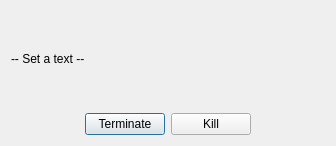
<?xml version="1.0" encoding="UTF-8"?>
<ui version="4.0">
 <class>QBProcessWatcherUi</class>
 <widget class="QDialog" name="QBProcessWatcherUi">
  <property name="geometry">
   <rect>
    <x>0</x>
    <y>0</y>
    <width>336</width>
    <height>146</height>
   </rect>
  </property>
  <property name="windowTitle">
   <string>Process Watcher</string>
  </property>
  <layout class="QVBoxLayout">
   <item>
    <widget class="QLabel" name="tLabel">
     <property name="sizePolicy">
      <sizepolicy hsizetype="Expanding" vsizetype="Expanding">
       <horstretch>0</horstretch>
       <verstretch>0</verstretch>
      </sizepolicy>
     </property>
     <property name="text">
      <string>-- Set a text --</string>
     </property>
     <property name="wordWrap">
      <bool>false</bool>
     </property>
    </widget>
   </item>
   <item>
    <layout class="QHBoxLayout">
     <item>
      <spacer name="spacer4">
       <property name="orientation">
        <enum>Qt::Horizontal</enum>
       </property>
       <property name="sizeType">
        <enum>QSizePolicy::Expanding</enum>
       </property>
       <property name="sizeHint" stdset="0">
        <size>
         <width>20</width>
         <height>20</height>
        </size>
       </property>
      </spacer>
     </item>
     <item>
      <widget class="QPushButton" name="terminateButton">
       <property name="text">
        <string>Terminate</string>
       </property>
      </widget>
     </item>
     <item>
      <widget class="QPushButton" name="killButton">
       <property name="sizePolicy">
        <sizepolicy hsizetype="Minimum" vsizetype="Fixed">
         <horstretch>0</horstretch>
         <verstretch>0</verstretch>
        </sizepolicy>
       </property>
       <property name="text">
        <string>Kill</string>
       </property>
      </widget>
     </item>
     <item>
      <spacer name="spacer4_2">
       <property name="orientation">
        <enum>Qt::Horizontal</enum>
       </property>
       <property name="sizeType">
        <enum>QSizePolicy::Expanding</enum>
       </property>
       <property name="sizeHint" stdset="0">
        <size>
         <width>20</width>
         <height>20</height>
        </size>
       </property>
      </spacer>
     </item>
    </layout>
   </item>
  </layout>
 </widget>
 <layoutdefault spacing="6" margin="11"/>
 <pixmapfunction>qPixmapFromMimeSource</pixmapfunction>
 <resources/>
 <connections/>
</ui>
